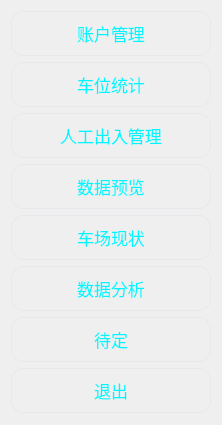
           <widget class="QWidget" name="widget_23" native="true">
            <property name="styleSheet">
             <string notr="true">QPushButton{
border:1px solid rgb(230, 232, 236);
color: rgb(0, 246, 255);
border-radius:12px;
border-image: url(:/img/btn2.png);
}
QPushButton:hover{
border:none;
border:3px solid rgb(230, 232, 236);
}</string>
            </property>
            <layout class="QVBoxLayout" name="verticalLayout">
             <item>
              <widget class="QPushButton" name="zhgl">
               <property name="minimumSize">
                <size>
                 <width>0</width>
                 <height>45</height>
                </size>
               </property>
               <property name="font">
                <font>
                 <family>黑体</family>
                 <pointsize>13</pointsize>
                </font>
               </property>
               <property name="cursor">
                <cursorShape>PointingHandCursor</cursorShape>
               </property>
               <property name="autoFillBackground">
                <bool>false</bool>
               </property>
               <property name="styleSheet">
                <string notr="true"/>
               </property>
               <property name="text">
                <string>账户管理</string>
               </property>
              </widget>
             </item>
             <item>
              <widget class="QPushButton" name="wqtj">
               <property name="minimumSize">
                <size>
                 <width>0</width>
                 <height>45</height>
                </size>
               </property>
               <property name="font">
                <font>
                 <family>黑体</family>
                 <pointsize>13</pointsize>
                </font>
               </property>
               <property name="cursor">
                <cursorShape>PointingHandCursor</cursorShape>
               </property>
               <property name="text">
                <string>车位统计</string>
               </property>
              </widget>
             </item>
             <item>
              <widget class="QPushButton" name="crkgl">
               <property name="minimumSize">
                <size>
                 <width>0</width>
                 <height>45</height>
                </size>
               </property>
               <property name="font">
                <font>
                 <family>黑体</family>
                 <pointsize>13</pointsize>
                </font>
               </property>
               <property name="cursor">
                <cursorShape>PointingHandCursor</cursorShape>
               </property>
               <property name="text">
                <string>人工出入管理</string>
               </property>
              </widget>
             </item>
             <item>
              <widget class="QPushButton" name="qzxx">
               <property name="minimumSize">
                <size>
                 <width>0</width>
                 <height>45</height>
                </size>
               </property>
               <property name="font">
                <font>
                 <family>黑体</family>
                 <pointsize>13</pointsize>
                </font>
               </property>
               <property name="cursor">
                <cursorShape>PointingHandCursor</cursorShape>
               </property>
               <property name="text">
                <string>数据预览</string>
               </property>
              </widget>
             </item>
             <item>
              <widget class="QPushButton" name="whby">
               <property name="minimumSize">
                <size>
                 <width>0</width>
                 <height>45</height>
                </size>
               </property>
               <property name="font">
                <font>
                 <family>黑体</family>
                 <pointsize>13</pointsize>
                </font>
               </property>
               <property name="cursor">
                <cursorShape>PointingHandCursor</cursorShape>
               </property>
               <property name="text">
                <string>车场现状</string>
               </property>
              </widget>
             </item>
             <item>
              <widget class="QPushButton" name="qywqxx">
               <property name="minimumSize">
                <size>
                 <width>0</width>
                 <height>45</height>
                </size>
               </property>
               <property name="font">
                <font>
                 <family>黑体</family>
                 <pointsize>13</pointsize>
                </font>
               </property>
               <property name="cursor">
                <cursorShape>PointingHandCursor</cursorShape>
               </property>
               <property name="text">
                <string>数据分析</string>
               </property>
              </widget>
             </item>
             <item>
              <widget class="QPushButton" name="afgl">
               <property name="minimumSize">
                <size>
                 <width>0</width>
                 <height>45</height>
                </size>
               </property>
               <property name="font">
                <font>
                 <family>黑体</family>
                 <pointsize>13</pointsize>
                </font>
               </property>
               <property name="cursor">
                <cursorShape>PointingHandCursor</cursorShape>
               </property>
               <property name="text">
                <string>待定</string>
               </property>
              </widget>
             </item>
             <item>
              <widget class="QPushButton" name="PushButton_8">
               <property name="minimumSize">
                <size>
                 <width>0</width>
                 <height>45</height>
                </size>
               </property>
               <property name="font">
                <font>
                 <family>黑体</family>
                 <pointsize>13</pointsize>
                </font>
               </property>
               <property name="cursor">
                <cursorShape>PointingHandCursor</cursorShape>
               </property>
               <property name="text">
                <string>退出</string>
               </property>
              </widget>
             </item>
             <item>
              <spacer name="horizontalSpacer_2">
               <property name="orientation">
                <enum>Qt::Horizontal</enum>
               </property>
               <property name="sizeType">
                <enum>QSizePolicy::Minimum</enum>
               </property>
               <property name="sizeHint" stdset="0">
                <size>
                 <width>200</width>
                 <height>1</height>
                </size>
               </property>
              </spacer>
             </item>
            </layout>
           </widget>
